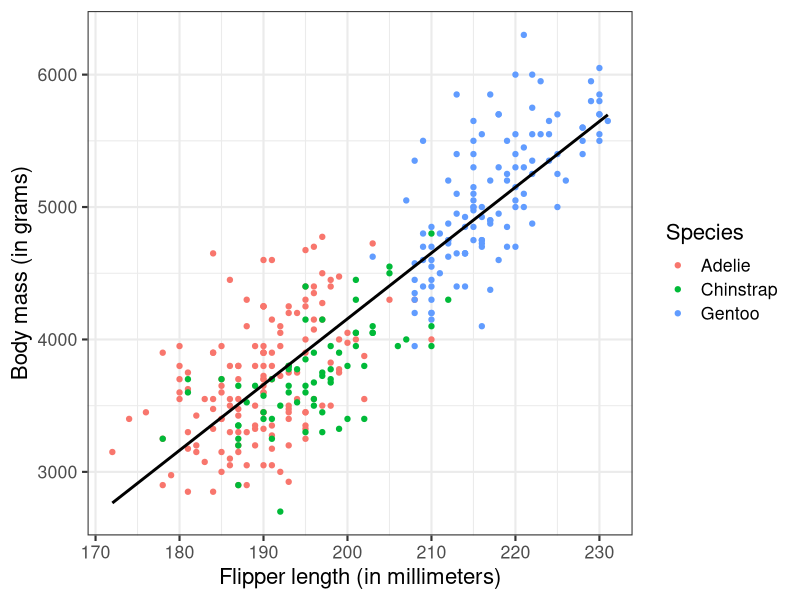

Source code (R):
## ---- chunk 1
knitr::opts_chunk$set(cache = TRUE)
## ---- chunk 2
print("Hello world")
## ---- chunk 3
# load packages
library(tidyverse)
library(palmerpenguins)
library(broom)

# estimate and print the linear model
lm(body_mass_g ~ flipper_length_mm, data = penguins) %>%
  tidy() %>%
  mutate(term = c("Intercept", "Flipper length (millimeters)")) %>%
  knitr::kable(
    digits = 2,
    col.names = c(
      "Variable", "Estimate", "Standard Error",
      "T-statistic", "P-Value"
    )
  )

# visualize the relationship
ggplot(data = penguins, aes(x = flipper_length_mm, y = body_mass_g)) +
  geom_point(mapping = aes(color = species)) +
  geom_smooth(method = "lm", se = FALSE, color = "black", alpha = .25) +
  labs(
    x = "Flipper length (in millimeters)",
    y = "Body mass (in grams)",
    color = "Species"
  ) +
  theme_bw(base_size = 16)
## ---- chunk 4

## ---- chunk 5

